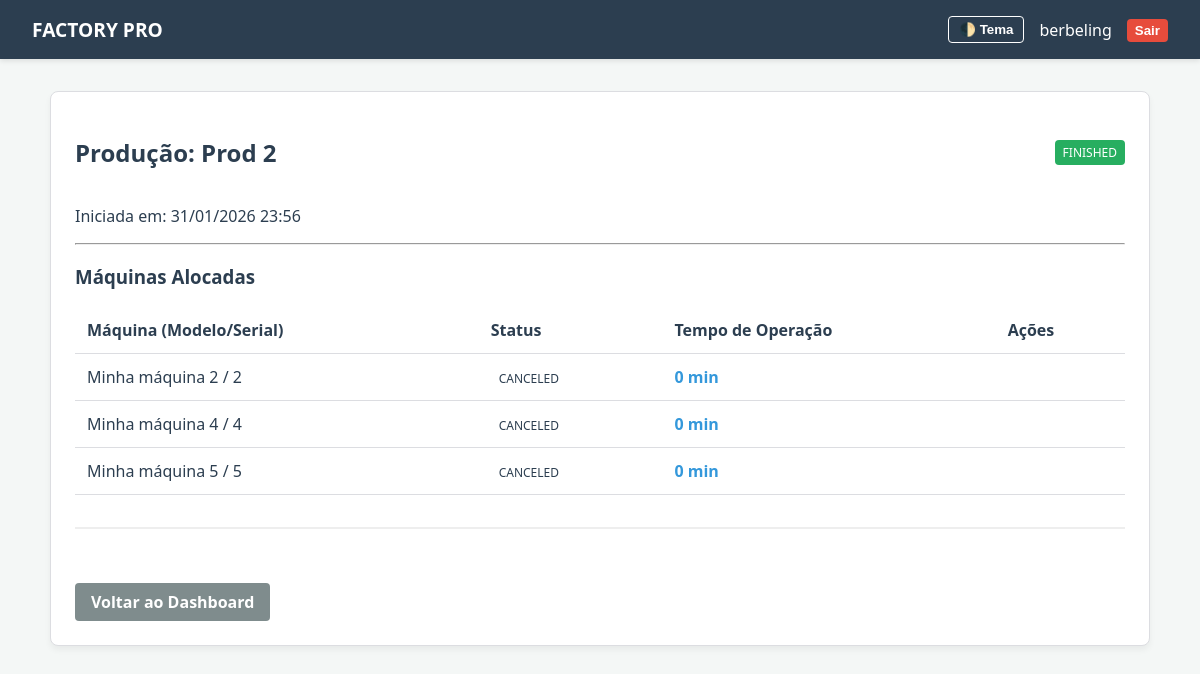
The page /production/2/ (signed in) on the database its author committed.
### core/models.py (models this page shows, shortened)
class BaseModel(models.Model):
    created_at = models.DateTimeField(auto_now_add=True)
    updated_at = models.DateTimeField(auto_now=True)
    deleted_at = models.DateTimeField(null=True, blank=True)
    objects = SoftDeleteManager()
    all_objects = models.Manager()
    class Meta:
        abstract = True

class User(AbstractUser, BaseModel):
    name = models.CharField(max_length=255)
    email = models.EmailField(unique=True)
    cnpj = models.CharField(max_length=18)
    is_premium = models.BooleanField(default=False) # Requisito 1.1

class Production(BaseModel):
    STATUS_CHOICES = [
        ('STANDBY', 'Standby'),
        ('ONGOING', 'Ongoing'),
        ('FINISHED', 'Finished'),
        ('CANCELED', 'Canceled'),
    ]
    description = models.CharField(max_length=255)
    quantity = models.IntegerField()
    user = models.ForeignKey(User, on_delete=models.CASCADE)
    status = models.CharField(max_length=20, choices=STATUS_CHOICES, default='STANDBY')
    started_at = models.DateTimeField(null=True, blank=True)
    finished_at = models.DateTimeField(null=True, blank=True)
    canceled_at = models.DateTimeField(null=True, blank=True)
    machines = models.ManyToManyField(Machine, through='ProductionMachine')

class ProductionMachine(BaseModel):
    STATUS_CHOICES = [
        ('STANDBY', 'Standby'),
        ('ONGOING', 'Ongoing'),
        ('HALT', 'Halt'),
        ('FINISHED', 'Finished'),
        ('CANCELED', 'Canceled'),
    ]
    production = models.ForeignKey(Production, on_delete=models.CASCADE)
    machine = models.ForeignKey(Machine, on_delete=models.CASCADE)
    status = models.CharField(max_length=20, choices=STATUS_CHOICES, default='STANDBY')
    started_at = models.DateTimeField(null=True, blank=True)
    finished_at = models.DateTimeField(null=True, blank=True)
    canceled_at = models.DateTimeField(null=True, blank=True)
    working_time = models.IntegerField(default=0) # Requisito 2.1 (Minutos)

class Machine(BaseModel):
    model = models.CharField(max_length=255)
    serialnumber = models.CharField(max_length=255)
    owner = models.ForeignKey(User, on_delete=models.CASCADE, related_name='machines')

### core/views.py (the view)
# urls.py: path('production/<int:pk>/', views.production_detail, name='production_detail'),
@login_required
def production_detail(request, pk):
    production = get_object_or_404(Production, pk=pk, user=request.user)
    items = ProductionMachine.objects.filter(production=production)
    active_machines = items.filter(status__in=['STANDBY', 'ONGOING', 'HALT']).exists()
    can_finish_production = not active_machines and production.status == 'ONGOING'
    return render(request, 'production_detail.html', {
        'production': production,
        'items': items,
        'can_finish': can_finish_production
    })

### core/models.py (called while the page is built)
    def get_queryset(self):
        return super().get_queryset().filter(deleted_at__isnull=True)

### templates/production_detail.html (shortened to what this page needs)
{% extends 'base.html' %}
{% block content %}
<div class="card">
    <div style="display: flex; justify-content: space-between; align-items: center;">
        <h2>Produção: {{ production.description }}</h2>
        <span class="badge" style="background: {% if production.status == 'ONGOING' %}#3498db{% elif production.status == 'FINISHED' %}#27ae60{% else %}#e74c3c{% endif %}; color: white;">
            {{ production.status }}
        </span>
    </div>
    <p>Iniciada em: {{ production.started_at|date:"d/m/Y H:i" }}</p>
    <hr>
    <h3>Máquinas Alocadas</h3>
    <table>
    <thead>
        <tr>
            <th>Máquina (Modelo/Serial)</th>
            <th>Status</th>
            <th>Tempo de Operação</th> <th>Ações</th>
        </tr>
    </thead>
    <tbody>
        {% for item in items %}
        <tr>
            <td>{{ item.machine.model }} / {{ item.machine.serialnumber }}</td>
            <td><span class="badge">{{ item.status }}</span></td>
            <td>
                <strong style="color: var(--primary);">{{ item.working_time }} min</strong>
            </td>
            <td>
            </td>
        </tr>
        {% endfor %}
    </tbody>
</table>
    <div style="margin-top: 2rem; padding-top: 1rem; border-top: 2px solid #eee;">
        <br>
        <a href="{% url 'dashboard' %}" class="btn btn-blue" style="background: #7f8c8d; margin-top: 1rem;">Voltar ao Dashboard</a>
    </div>
</div>
{% endblock %}

### templates/base.html (shortened to what this page needs)
<!DOCTYPE html>
<html lang="pt-br" data-theme="light">
<head>
</head>
<body>
<nav>
    <a href="{% url 'dashboard' %}" style="color: var(--text-nav); text-decoration: none; font-weight: bold; font-size: 1.2rem;">
        FACTORY PRO
    </a>
    <div style="display: flex; align-items: center; gap: 15px;">
        <button id="theme-toggle" class="btn">🌓 Tema</button>
        {% if user.is_authenticated %}
            <span>{{ user.username }}</span>
            <form action="{% url 'logout' %}" method="post" style="display: inline;">
                <button type="submit" class="btn btn-red" style="padding: 4px 8px;">Sair</button>
            </form>
        {% endif %}
    </div>
</nav>
<div class="container">
    {% block content %}{% endblock %}
</div>
</body>
</html>

### templates/base.html (style rules this page uses)
:root { --bg-body: #f4f7f6; --bg-card: #ffffff; --bg-nav: #2c3e50; --text-main: #2c3e50; --text-nav: #ffffff; --border: #dcdde1; --primary: #3498db; --success: #27ae60; --danger: #e74c3c; }
body { background-color: var(--bg-body); color: var(--text-main); font-family: 'Segoe UI', Tahoma, Geneva, Verdana, sans-serif; margin: 0; transition: background 0.3s ease, color 0.3s ease; }
nav { background-color: var(--bg-nav); color: var(--text-nav); padding: 1rem 2rem; display: flex; justify-content: space-between; align-items: center; box-shadow: 0 2px 5px rgba(0,0,0,0.1); }
.container { max-width: 1100px; margin: 2rem auto; padding: 0 1rem; }
.card { background-color: var(--bg-card); border: 1px solid var(--border); border-radius: 8px; padding: 1.5rem; box-shadow: 0 4px 6px rgba(0,0,0,0.05); margin-bottom: 1.5rem; }
table { width: 100%; border-collapse: collapse; margin-top: 1rem; }
th, td { padding: 12px; text-align: left; border-bottom: 1px solid var(--border); color: var(--text-main); }
.btn { padding: 8px 16px; border-radius: 4px; border: none; cursor: pointer; font-weight: 600; text-decoration: none; display: inline-block; transition: opacity 0.2s; }
.btn-blue { background-color: var(--primary); color: white; }
.btn-red { background-color: var(--danger); color: white; }
#theme-toggle { background-color: transparent; border: 1px solid var(--text-nav); color: var(--text-nav); padding: 5px 10px; }
.badge { padding: 4px 8px; border-radius: 4px; font-size: 0.75rem; text-transform: uppercase; }

### rows shown on the page
User: username "berbeling"
Production: description "Prod 2", status "FINISHED", started_at "31/01/2026 23:56"
ProductionMachine: machine.model "Minha máquina 2", machine.serialnumber "2", status "CANCELED", working_time "0"
ProductionMachine: machine.model "Minha máquina 4", machine.serialnumber "4", status "CANCELED", working_time "0"
ProductionMachine: machine.model "Minha máquina 5", machine.serialnumber "5", status "CANCELED", working_time "0"
